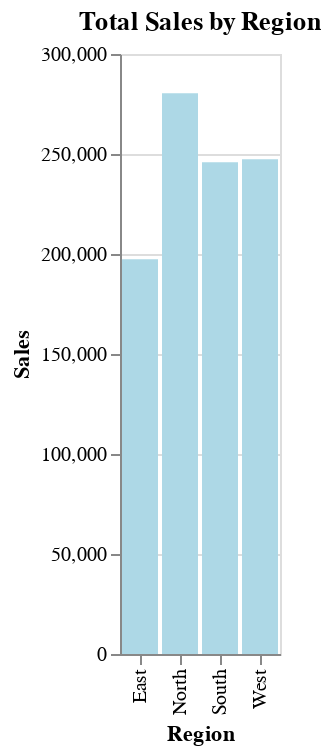

Notebook source saved alongside this figure:
### Code cell
alt.Chart(sales_by_region).mark_bar( color = "lightblue").encode(
    x = "Region",
    y = "Sales"
).properties(
    title = "Total Sales by Region"

).interactive()

### Figure 1 — Vega-Lite specification as saved in the notebook (floating-point values rounded to 4 significant figures)
{"config": {"view": {"continuousWidth": 300, "continuousHeight": 300}}, "data": {"name": "data-ad273d99490ef4eb6f3ae6e71258cf44"}, "mark": {"type": "bar", "color": "lightblue"}, "encoding": {"x": {"field": "Region", "type": "nominal"}, "y": {"field": "Sales", "type": "quantitative"}}, "params": [{"name": "param_3", "select": {"type": "interval", "encodings": ["x", "y"]}, "bind": "scales"}], "title": "Total Sales by Region", "$schema": "https://vega.github.io/schema/vega-lite/v5.20.1.json", "datasets": {"data-ad273d99490ef4eb6f3ae6e71258cf44": [{"Region": "East", "Sales": 197420}, {"Region": "North", "Sales": 280330}, {"Region": "South", "Sales": 245851}, {"Region": "West", "Sales": 247372}]}}
